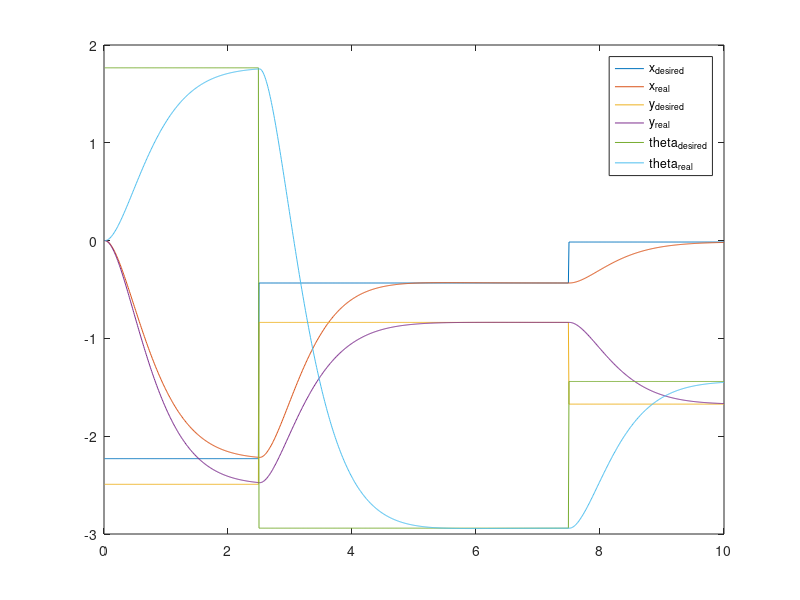

Write MATLAB code to recreate this figure.
%% Question 3
% % 
clc
clear all

dt=0.01;
t_final=10;

outputs = zeros(t_final/dt,7);

y=[0;0;0];yd=[0;0;0];dyd=[0;0;0];ddyd=[0;0;0]; %will redefine these

z2=[0;0;0]; %velocities
z1=[0;0;0]; %position

Iw=0.00005; %wheel moment of inertia - FIX THIS VALUE
rw=0.034925; %wheel radius
rR=0.195; %COM to wheel distance
m=3.5; %mass of the robot
IR=0.05; %robot moment of inertia


I=eye(4);
S=[0,0,0,0;0,0,0,0;0,0,0,0;0,0,0,0];
M=[m,0,0;0,m,0;0,0,IR];
Q=[-sin(z1(3)), -sin(z1(3)+pi/2), -sin(z1(3)+pi), -sin(z1(3)+3*pi/2);
    cos(z1(3)), cos(z1(3)+pi/2), cos(z1(3)+pi), cos(z1(3)+3*pi/2);
    rR,rR,rR,rR];
R=[0,1,rw;-1,0,rw;0,-1,rw;1,0,rw];
T=[cos(z1(3)),sin(z1(3)),0;-sin(z1(3)),cos(z1(3)),0;0,0,1];
Tdot=z2(3)*[-sin(z1(3)),cos(z1(3)),0;-cos(z1(3)),-sin(z1(3)),0;0,0,0];

Nstar=Iw/rw*(S+I)*R*Tdot;
Mstar=rw*Q\M+Iw/rw*(S+I)*R*T;

k1=[-4.1,0,0;0,-4.1,0;0,0,-4.1]; % THESE BETTER HAVE NEGATIVE EIGSSSS
k2=[-5,0,0;0,-5,0;0,0,-5];

u=-k1*(dyd-z2)-k2*(yd-z1);
tau=Mstar*(ddyd+u)+Nstar*z1;


%x_k+1=(Ax+Bu)*dt+x
%y_next = Cx*dt+y

%create some random points
randominput = rand(3,20)*6-3;

for t=1:t_final/dt
    
   %sinusoidal functions
%    yd = [0.4*sin(t*dt);0.4*sin(t*dt);0];
%    dyd = [0.4*cos(t*dt);0.4*cos(t*dt);0];
%    ddyd = [-0.4*sin(t*dt);-0.4*sin(t*dt);0];

   %go to a point
%     yd=[1;0;0];
%     dyd=[0;0;0];
%     ddyd=[0;0;0];

   %step functions
%      yd = [square(t*dt/2);0;5];
%      dyd=[0;0;0];
%      ddyd=[0;0;0];
    
   %random inputs
    yd = randominput(:,int8(t*dt/5)+1);
    dyd=[0;0;0];
    ddyd=[0;0;0];

    Q=[-sin(z1(3)), -sin(z1(3)+pi/2), -sin(z1(3)+pi), -sin(z1(3)+3*pi/2);
    cos(z1(3)), cos(z1(3)+pi/2), cos(z1(3)+pi), cos(z1(3)+3*pi/2);
    rR,rR,rR,rR];
    T=[cos(z1(3)),sin(z1(3)),0;-sin(z1(3)),cos(z1(3)),0;0,0,1];
    Tdot=z2(3)*[-sin(z1(3)),cos(z1(3)),0;-cos(z1(3)),-sin(z1(3)),0;0,0,0];
    
    Nstar=Iw/rw*(S+I)*R*Tdot;
    Mstar=rw*pinv(Q)*M+Iw/rw*(S+I)*R*T;
    
    y=z1;
    u=-k1*(dyd-z2)-k2*(yd-z1);
    tau=Mstar*(ddyd+u)+Nstar*z1 %WATCH IT U SILLY SILLY MAN

    
    if max(abs(tau))>23.144 %max torque of 75
        tau = tau./max(abs(tau))*23.144;
    end
    
    z1=z2*dt+z1;
    z2=Mstar\(tau-Nstar*z2)*dt+z2;

    outputs(int32(t),:)=[t*dt,yd(1),yd(2),yd(3),y(1),y(2),y(3)];
end

plot(outputs(:,1),outputs(:,2),outputs(:,1),outputs(:,5),outputs(:,1),outputs(:,3),outputs(:,1),outputs(:,6),outputs(:,1),outputs(:,4),outputs(:,1),outputs(:,7));
legend('x_{desired}','x_{real}','y_{desired}','y_{real}','theta_{desired}','theta_{real}')


